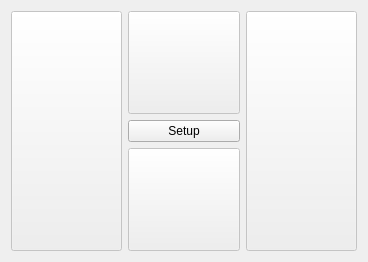
<?xml version="1.0" encoding="UTF-8"?>
<ui version="4.0">
 <class>RemoteControl</class>
 <widget class="QMainWindow" name="RemoteControl">
  <property name="geometry">
   <rect>
    <x>0</x>
    <y>0</y>
    <width>368</width>
    <height>262</height>
   </rect>
  </property>
  <property name="windowTitle">
   <string>RemoteControl</string>
  </property>
  <widget class="QWidget" name="centralWidget">
   <layout class="QHBoxLayout" name="horizontalLayout">
    <item>
     <widget class="QPushButton" name="btnLeft">
      <property name="enabled">
       <bool>false</bool>
      </property>
      <property name="sizePolicy">
       <sizepolicy hsizetype="Expanding" vsizetype="Expanding">
        <horstretch>0</horstretch>
        <verstretch>0</verstretch>
       </sizepolicy>
      </property>
      <property name="text">
       <string/>
      </property>
      <property name="icon">
       <iconset theme="edit-undo">
        <normaloff>.</normaloff>.</iconset>
      </property>
      <property name="iconSize">
       <size>
        <width>100</width>
        <height>100</height>
       </size>
      </property>
      <property name="autoDefault">
       <bool>false</bool>
      </property>
      <property name="default">
       <bool>false</bool>
      </property>
      <property name="flat">
       <bool>false</bool>
      </property>
     </widget>
    </item>
    <item>
     <layout class="QVBoxLayout" name="verticalLayout">
      <item>
       <widget class="QPushButton" name="btnFront">
        <property name="enabled">
         <bool>false</bool>
        </property>
        <property name="sizePolicy">
         <sizepolicy hsizetype="Expanding" vsizetype="Expanding">
          <horstretch>0</horstretch>
          <verstretch>0</verstretch>
         </sizepolicy>
        </property>
        <property name="text">
         <string/>
        </property>
        <property name="icon">
         <iconset theme="go-up">
          <normaloff>.</normaloff>.</iconset>
        </property>
        <property name="iconSize">
         <size>
          <width>100</width>
          <height>100</height>
         </size>
        </property>
       </widget>
      </item>
      <item>
       <widget class="QPushButton" name="btnSetup">
        <property name="text">
         <string>Setup</string>
        </property>
       </widget>
      </item>
      <item>
       <widget class="QPushButton" name="btnBack">
        <property name="enabled">
         <bool>false</bool>
        </property>
        <property name="sizePolicy">
         <sizepolicy hsizetype="Expanding" vsizetype="Expanding">
          <horstretch>0</horstretch>
          <verstretch>0</verstretch>
         </sizepolicy>
        </property>
        <property name="text">
         <string/>
        </property>
        <property name="icon">
         <iconset theme="go-down">
          <normaloff>.</normaloff>.</iconset>
        </property>
        <property name="iconSize">
         <size>
          <width>100</width>
          <height>100</height>
         </size>
        </property>
       </widget>
      </item>
     </layout>
    </item>
    <item>
     <widget class="QPushButton" name="btnRight">
      <property name="enabled">
       <bool>false</bool>
      </property>
      <property name="sizePolicy">
       <sizepolicy hsizetype="Expanding" vsizetype="Expanding">
        <horstretch>0</horstretch>
        <verstretch>0</verstretch>
       </sizepolicy>
      </property>
      <property name="text">
       <string/>
      </property>
      <property name="icon">
       <iconset theme="edit-redo">
        <normaloff>.</normaloff>.</iconset>
      </property>
      <property name="iconSize">
       <size>
        <width>100</width>
        <height>100</height>
       </size>
      </property>
     </widget>
    </item>
   </layout>
  </widget>
 </widget>
 <layoutdefault spacing="6" margin="11"/>
 <resources/>
 <connections/>
</ui>
